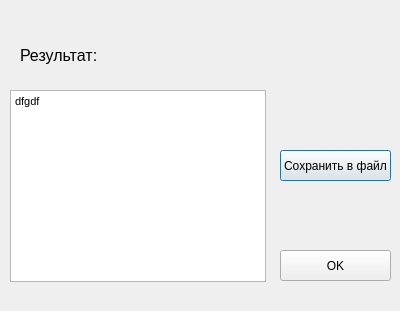
<?xml version="1.0" encoding="UTF-8"?>
<ui version="4.0">
 <class>Dialog</class>
 <widget class="QDialog" name="Dialog">
  <property name="geometry">
   <rect>
    <x>0</x>
    <y>0</y>
    <width>400</width>
    <height>311</height>
   </rect>
  </property>
  <property name="windowTitle">
   <string>Dialog</string>
  </property>
  <widget class="QTextBrowser" name="textBrowser">
   <property name="geometry">
    <rect>
     <x>10</x>
     <y>90</y>
     <width>256</width>
     <height>192</height>
    </rect>
   </property>
   <property name="html">
    <string>&lt;!DOCTYPE HTML PUBLIC &quot;-//W3C//DTD HTML 4.0//EN&quot; &quot;http://www.w3.org/TR/REC-html40/strict.dtd&quot;&gt;
&lt;html&gt;&lt;head&gt;&lt;meta name=&quot;qrichtext&quot; content=&quot;1&quot; /&gt;&lt;style type=&quot;text/css&quot;&gt;
p, li { white-space: pre-wrap; }
&lt;/style&gt;&lt;/head&gt;&lt;body style=&quot; font-family:'MS Shell Dlg 2'; font-size:8.25pt; font-weight:400; font-style:normal;&quot;&gt;
&lt;p style=&quot; margin-top:0px; margin-bottom:0px; margin-left:0px; margin-right:0px; -qt-block-indent:0; text-indent:0px;&quot;&gt;dfgdf&lt;/p&gt;&lt;/body&gt;&lt;/html&gt;</string>
   </property>
  </widget>
  <widget class="QLabel" name="label">
   <property name="geometry">
    <rect>
     <x>20</x>
     <y>40</y>
     <width>101</width>
     <height>31</height>
    </rect>
   </property>
   <property name="text">
    <string>&lt;html&gt;&lt;head/&gt;&lt;body&gt;&lt;p&gt;&lt;span style=&quot; font-size:12pt;&quot;&gt;Результат:&lt;/span&gt;&lt;/p&gt;&lt;/body&gt;&lt;/html&gt;</string>
   </property>
  </widget>
  <widget class="QPushButton" name="pushButton">
   <property name="geometry">
    <rect>
     <x>280</x>
     <y>150</y>
     <width>111</width>
     <height>31</height>
    </rect>
   </property>
   <property name="text">
    <string>Сохранить в файл</string>
   </property>
  </widget>
  <widget class="QPushButton" name="pushButton_2">
   <property name="geometry">
    <rect>
     <x>280</x>
     <y>250</y>
     <width>111</width>
     <height>31</height>
    </rect>
   </property>
   <property name="text">
    <string>OK</string>
   </property>
  </widget>
 </widget>
 <resources/>
 <connections/>
</ui>
